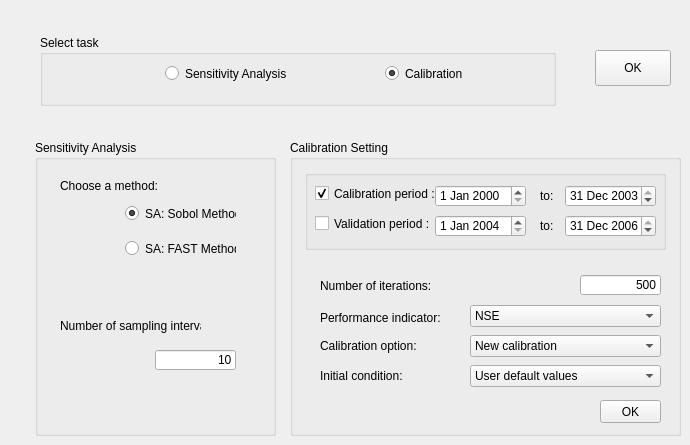
    <widget class="QWidget" name="sacal">
     <attribute name="title">
      <string>Task</string>
     </attribute>
     <widget class="QGroupBox" name="group_cal">
      <property name="geometry">
       <rect>
        <x>290</x>
        <y>140</y>
        <width>391</width>
        <height>296</height>
       </rect>
      </property>
      <property name="title">
       <string>Calibration Setting</string>
      </property>
      <widget class="QLabel" name="label_8">
       <property name="geometry">
        <rect>
         <x>30</x>
         <y>135</y>
         <width>111</width>
         <height>21</height>
        </rect>
       </property>
       <property name="text">
        <string>Number of iterations:</string>
       </property>
      </widget>
      <widget class="QLineEdit" name="txt_dds_total_num">
       <property name="geometry">
        <rect>
         <x>290</x>
         <y>135</y>
         <width>81</width>
         <height>20</height>
        </rect>
       </property>
       <property name="inputMethodHints">
        <set>Qt::ImhPreferNumbers</set>
       </property>
       <property name="text">
        <string>500</string>
       </property>
       <property name="alignment">
        <set>Qt::AlignRight|Qt::AlignTrailing|Qt::AlignVCenter</set>
       </property>
      </widget>
      <widget class="QLabel" name="label_20">
       <property name="geometry">
        <rect>
         <x>30</x>
         <y>170</y>
         <width>141</width>
         <height>16</height>
        </rect>
       </property>
       <property name="text">
        <string>Performance indicator:</string>
       </property>
      </widget>
      <widget class="QComboBox" name="txt_stat">
       <property name="geometry">
        <rect>
         <x>180</x>
         <y>165</y>
         <width>191</width>
         <height>22</height>
        </rect>
       </property>
       <item>
        <property name="text">
         <string>NSE</string>
        </property>
       </item>
       <item>
        <property name="text">
         <string>f(NSE-PBIAS)</string>
        </property>
       </item>
       <item>
        <property name="text">
         <string>R2</string>
        </property>
       </item>
       <item>
        <property name="text">
         <string>RMSE</string>
        </property>
       </item>
       <item>
        <property name="text">
         <string>Absolute error</string>
        </property>
       </item>
       <item>
        <property name="text">
         <string>PBIAS</string>
        </property>
       </item>
      </widget>
      <widget class="QPushButton" name="btn_cal_setting">
       <property name="geometry">
        <rect>
         <x>310</x>
         <y>260</y>
         <width>61</width>
         <height>23</height>
        </rect>
       </property>
       <property name="text">
        <string>OK</string>
       </property>
      </widget>
      <widget class="QLabel" name="label_7">
       <property name="geometry">
        <rect>
         <x>30</x>
         <y>225</y>
         <width>146</width>
         <height>21</height>
        </rect>
       </property>
       <property name="text">
        <string>Initial condition:</string>
       </property>
      </widget>
      <widget class="QLabel" name="label_10">
       <property name="geometry">
        <rect>
         <x>30</x>
         <y>195</y>
         <width>146</width>
         <height>21</height>
        </rect>
       </property>
       <property name="text">
        <string>Calibration option:</string>
       </property>
      </widget>
      <widget class="QComboBox" name="drop_dds_init_cond">
       <property name="geometry">
        <rect>
         <x>180</x>
         <y>225</y>
         <width>191</width>
         <height>22</height>
        </rect>
       </property>
       <item>
        <property name="text">
         <string>User default values</string>
        </property>
       </item>
       <item>
        <property name="text">
         <string>Random sampling</string>
        </property>
       </item>
      </widget>
      <widget class="QComboBox" name="drop_calib_option">
       <property name="geometry">
        <rect>
         <x>180</x>
         <y>195</y>
         <width>191</width>
         <height>22</height>
        </rect>
       </property>
       <item>
        <property name="text">
         <string>New calibration</string>
        </property>
       </item>
       <item>
        <property name="text">
         <string>Continue the previous run</string>
        </property>
       </item>
      </widget>
      <widget class="QGroupBox" name="groupBox_5">
       <property name="geometry">
        <rect>
         <x>15</x>
         <y>30</y>
         <width>361</width>
         <height>80</height>
        </rect>
       </property>
       <property name="title">
        <string/>
       </property>
       <widget class="QCheckBox" name="chk_calibration">
        <property name="enabled">
         <bool>true</bool>
        </property>
        <property name="geometry">
         <rect>
          <x>10</x>
          <y>15</y>
          <width>126</width>
          <height>17</height>
         </rect>
        </property>
        <property name="text">
         <string>Calibration period :</string>
        </property>
        <property name="checkable">
         <bool>true</bool>
        </property>
        <property name="checked">
         <bool>true</bool>
        </property>
        <property name="tristate">
         <bool>false</bool>
        </property>
       </widget>
       <widget class="QCheckBox" name="chk_validation">
        <property name="geometry">
         <rect>
          <x>10</x>
          <y>45</y>
          <width>121</width>
          <height>17</height>
         </rect>
        </property>
        <property name="text">
         <string>Validation period :</string>
        </property>
       </widget>
       <widget class="QDateEdit" name="txt_calibration_start_date">
        <property name="geometry">
         <rect>
          <x>130</x>
          <y>15</y>
          <width>91</width>
          <height>22</height>
         </rect>
        </property>
        <property name="date">
         <date>
          <year>2000</year>
          <month>1</month>
          <day>1</day>
         </date>
        </property>
       </widget>
       <widget class="QDateEdit" name="txt_validation_start_date">
        <property name="geometry">
         <rect>
          <x>130</x>
          <y>45</y>
          <width>91</width>
          <height>22</height>
         </rect>
        </property>
        <property name="date">
         <date>
          <year>2004</year>
          <month>1</month>
          <day>1</day>
         </date>
        </property>
       </widget>
       <widget class="QDateEdit" name="txt_calibration_end_date">
        <property name="geometry">
         <rect>
          <x>260</x>
          <y>15</y>
          <width>91</width>
          <height>22</height>
         </rect>
        </property>
        <property name="date">
         <date>
          <year>2003</year>
          <month>12</month>
          <day>31</day>
         </date>
        </property>
       </widget>
       <widget class="QDateEdit" name="txt_validation_end_date">
        <property name="geometry">
         <rect>
          <x>260</x>
          <y>45</y>
          <width>91</width>
          <height>22</height>
         </rect>
        </property>
        <property name="date">
         <date>
          <year>2006</year>
          <month>12</month>
          <day>31</day>
         </date>
        </property>
       </widget>
       <widget class="QLabel" name="label_26">
        <property name="geometry">
         <rect>
          <x>235</x>
          <y>15</y>
          <width>16</width>
          <height>21</height>
         </rect>
        </property>
        <property name="text">
         <string>to:</string>
        </property>
       </widget>
       <widget class="QLabel" name="label_27">
        <property name="geometry">
         <rect>
          <x>235</x>
          <y>45</y>
          <width>16</width>
          <height>21</height>
         </rect>
        </property>
        <property name="text">
         <string>to:</string>
        </property>
       </widget>
      </widget>
      <zorder>groupBox_5</zorder>
      <zorder>label_8</zorder>
      <zorder>txt_dds_total_num</zorder>
      <zorder>label_20</zorder>
      <zorder>txt_stat</zorder>
      <zorder>btn_cal_setting</zorder>
      <zorder>label_7</zorder>
      <zorder>label_10</zorder>
      <zorder>drop_dds_init_cond</zorder>
      <zorder>drop_calib_option</zorder>
     </widget>
     <widget class="QGroupBox" name="group_sa">
      <property name="geometry">
       <rect>
        <x>35</x>
        <y>140</y>
        <width>241</width>
        <height>296</height>
       </rect>
      </property>
      <property name="title">
       <string>Sensitivity Analysis</string>
      </property>
      <widget class="QLabel" name="label_11">
       <property name="geometry">
        <rect>
         <x>25</x>
         <y>175</y>
         <width>141</width>
         <height>21</height>
        </rect>
       </property>
       <property name="text">
        <string>Number of sampling interval:</string>
       </property>
      </widget>
      <widget class="QLineEdit" name="txt_num_sa_interval">
       <property name="enabled">
        <bool>true</bool>
       </property>
       <property name="geometry">
        <rect>
         <x>120</x>
         <y>210</y>
         <width>81</width>
         <height>20</height>
        </rect>
       </property>
       <property name="inputMethodHints">
        <set>Qt::ImhPreferNumbers</set>
       </property>
       <property name="text">
        <string>10</string>
       </property>
       <property name="alignment">
        <set>Qt::AlignRight|Qt::AlignTrailing|Qt::AlignVCenter</set>
       </property>
      </widget>
      <widget class="QRadioButton" name="rb_sa_sobol">
       <property name="geometry">
        <rect>
         <x>90</x>
         <y>65</y>
         <width>111</width>
         <height>17</height>
        </rect>
       </property>
       <property name="text">
        <string>SA: Sobol Method</string>
       </property>
       <property name="checked">
        <bool>true</bool>
       </property>
      </widget>
      <widget class="QRadioButton" name="rb_sa_fast">
       <property name="geometry">
        <rect>
         <x>90</x>
         <y>100</y>
         <width>111</width>
         <height>17</height>
        </rect>
       </property>
       <property name="text">
        <string>SA: FAST Method</string>
       </property>
      </widget>
      <widget class="QLabel" name="label_52">
       <property name="geometry">
        <rect>
         <x>25</x>
         <y>35</y>
         <width>141</width>
         <height>21</height>
        </rect>
       </property>
       <property name="text">
        <string>Choose a method:</string>
       </property>
      </widget>
     </widget>
     <widget class="QGroupBox" name="groupBox_2">
      <property name="geometry">
       <rect>
        <x>40</x>
        <y>35</y>
        <width>516</width>
        <height>71</height>
       </rect>
      </property>
      <property name="title">
       <string>Select task</string>
      </property>
      <widget class="QRadioButton" name="rb_calibration">
       <property name="geometry">
        <rect>
         <x>345</x>
         <y>30</y>
         <width>141</width>
         <height>17</height>
        </rect>
       </property>
       <property name="text">
        <string>Calibration</string>
       </property>
       <property name="checked">
        <bool>true</bool>
       </property>
      </widget>
      <widget class="QRadioButton" name="rb_sa">
       <property name="geometry">
        <rect>
         <x>125</x>
         <y>30</y>
         <width>141</width>
         <height>17</height>
        </rect>
       </property>
       <property name="text">
        <string>Sensitivity Analysis</string>
       </property>
       <property name="checked">
        <bool>false</bool>
       </property>
      </widget>
     </widget>
     <widget class="QPushButton" name="btn_cal_sa">
      <property name="geometry">
       <rect>
        <x>595</x>
        <y>50</y>
        <width>76</width>
        <height>36</height>
       </rect>
      </property>
      <property name="text">
       <string>OK</string>
      </property>
     </widget>
    </widget>
